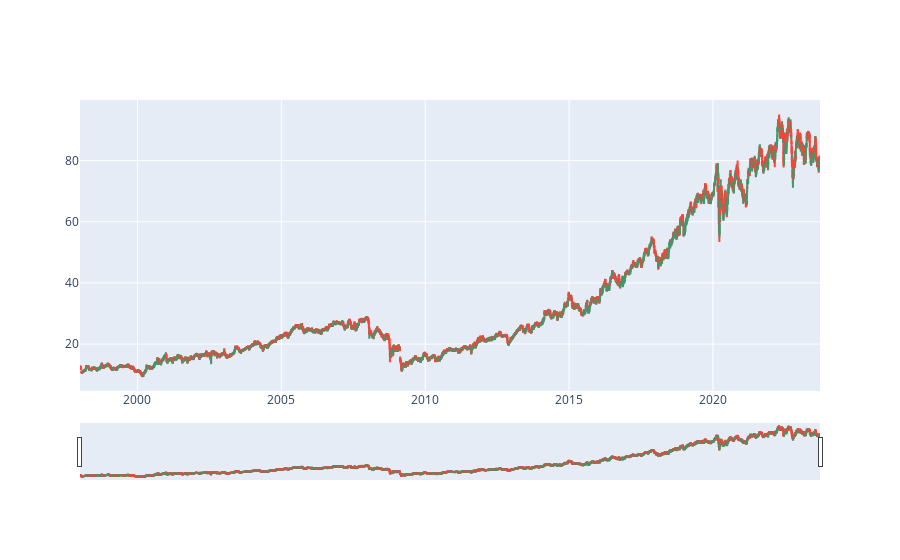

Notebook code for this chart:
### Code cell
plot_candle_stick(df)

### Figure 1 — Plotly figure (JSON) as saved in the notebook; plotly's stock layout.template omitted (floating-point values rounded to 4 significant figures; data arrays with more than 128 entries replaced by an {"elided": "..."} marker saying what was removed)
{"data": [{"close": {"elided": "6472 float values"}, "high": {"elided": "6472 float values"}, "low": {"elided": "6472 float values"}, "open": {"elided": "6472 float values"}, "type": "candlestick", "x": {"elided": "6472 str values"}}], "layout": {}}
